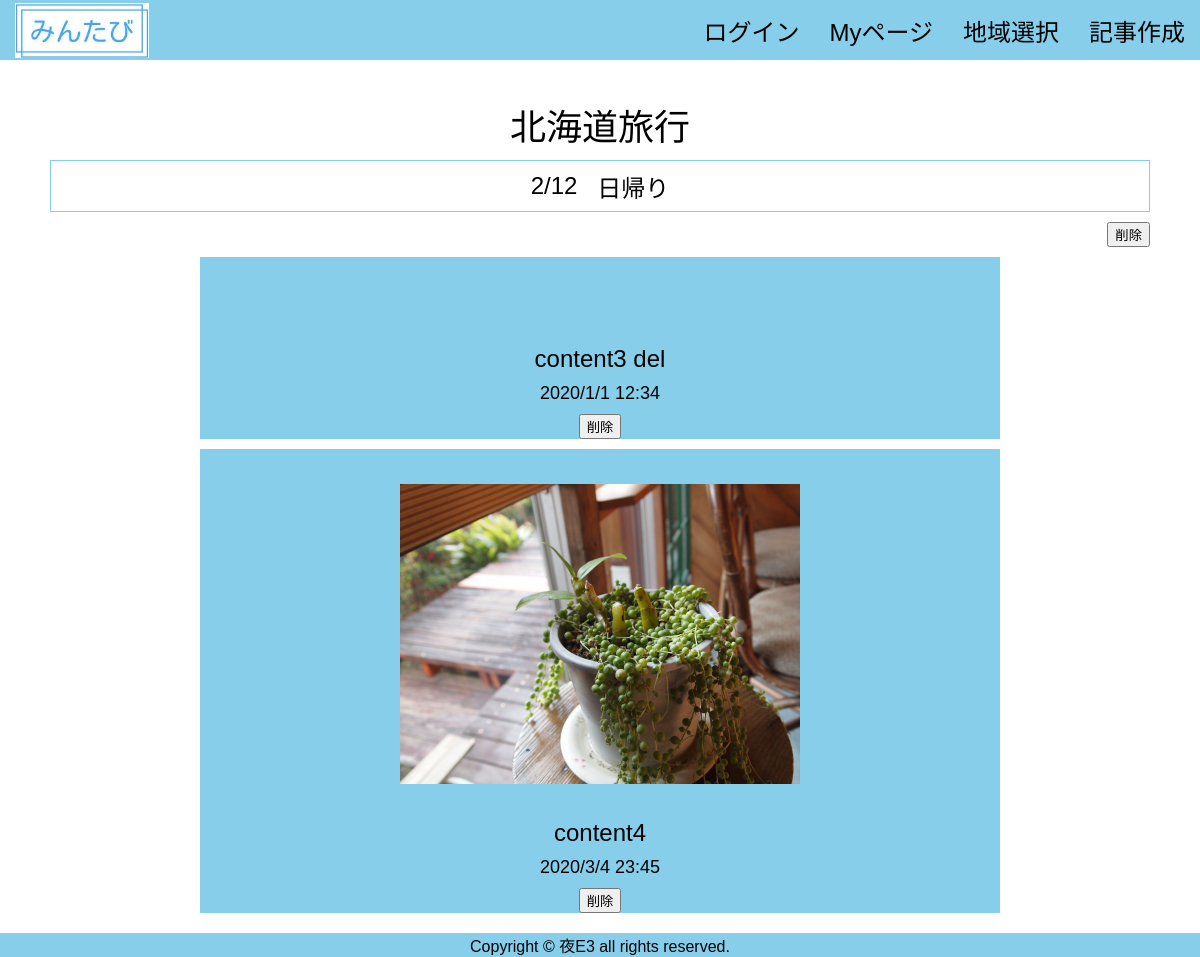
The page /main/2 on the database its author committed.
### tables this page shows
CREATE TABLE "page" (
	"ID"	INTEGER PRIMARY KEY AUTOINCREMENT,
	"userID"	INTEGER,
	"editPASS"	TEXT,
	"title"	TEXT,
	"prefectures"	INTEGER,
	"month"	INTEGER,
	"date"	INTEGER,
	"flag"	INTEGER,
	"period"	TEXT
);

CREATE TABLE "post" (
	"ID"	INTEGER,
	"pageID"	INTEGER,
	"image"	TEXT,
	"content"	TEXT,
	"datetime"	TEXT,
	"flag"	INTEGER,
	PRIMARY KEY("ID" AUTOINCREMENT)
);

### app.py (the view)
@app.route('/main/<int:pageid>')
def main(pageid):
    conn = sqlite3.connect('flaskapp.db')
    c = conn.cursor()
    c.execute("select title, prefectures, month, date, period from page where ID=?", (pageid,))
    page = c.fetchone()
    c.execute(
        "select image, content, datetime,id from post where flag=0 and pageID=?", (pageid,))
    story = []
    for row in c.fetchall():
        story.append(
            {"image": row[0], "content": row[1], "datetime": row[2], "id": row[3]})
    c.close()
    print(pageid)
    print(page)
    print(story)
    return render_template('main.html', pageid=pageid, page=page, story=story)

### templates/main.html
<!DOCTYPE html>
{% extends 'base.html' %}
{% block content %}
<div class="title">{{page[0]}}</div>
<div class="main_header">
  <div class="item3">{{page[2]}}/{{page[3]}}</div>
  <div class="item3">{{page[4]}}</div>
</div>
<div class="btn1"><button><a href="/deletepage/{{pageid}}>"></a> 削除</button></div>
{% for item in story %}
<div class="mbox3">
  <div class="item5"><img src="/static/img/{{item['image']}}" alt="{{item['image']}}"></div>
  <div class="item6">{{item["content"]}}</div>
  <div class="item7">{{item["datetime"]}}</div>
  <div class="item8"><button><a href="/deletepost/{{item['id']}}">削除</a></button></div>
</div>
{% endfor %}
{% endblock %}

### static/css/style.css (style rules this page uses)
html { overflow-y: scroll; }
body, h1, h2, h3, h4, h5, p, ul, ol, li, dl, dt, dd { margin: 0px; padding: 0px; }
a { outline: none; color: inherit; text-decoration: none; }
img { border: 0px; vertical-align: bottom; }
body { font-family: "Noto Sans Japanese", "ヒラギノ角ゴ Pro W3", "Hiragino Kaku Gothic Pro", "ヒラギノ角ゴ ProN W3", "Hiragino Kaku Gothic ProN", "游ゴシック", YuGothic, "メイリオ", "Meiryo", "HGPｺﾞｼｯｸM", "Osaka", "ＭＳ Ｐゴシック", sans-serif, Century Gothic, Arial; }
.title { display: flex; justify-content: center; align-items: flex-end; font-size: 36px; height: 150px; }
.main_header { display: flex; justify-content: center; align-items: center; height: 50px; font-size: 24px; border: 1px solid skyblue; padding: 0 150px; margin: 10px 50px; }
.item3 { padding: 0 10px; }
.btn1 { display: flex; justify-content: flex-end; margin: 10px 50px; }
.mbox3 { display: flex; justify-content: center; align-items: center; flex-direction: column; background-color: skyblue; margin: 10px 200px; }
.item5 { max-width: 400px; max-height: 400px; margin: 20px; padding: 15px; }
.item5 img { max-width: 400px; max-height: 400px; }
.item6 { font-size: 24px; width: 600px; text-align: center; }
.item7 { font-size: 18px; margin: 10px; }

### rows shown on the page
page: title "北海道旅行", month "2", date "12", period "日帰り"
post: content "content3 del", datetime "2020/1/1 12:34"
post: image (picture), content "content4", datetime "2020/3/4 23:45"
